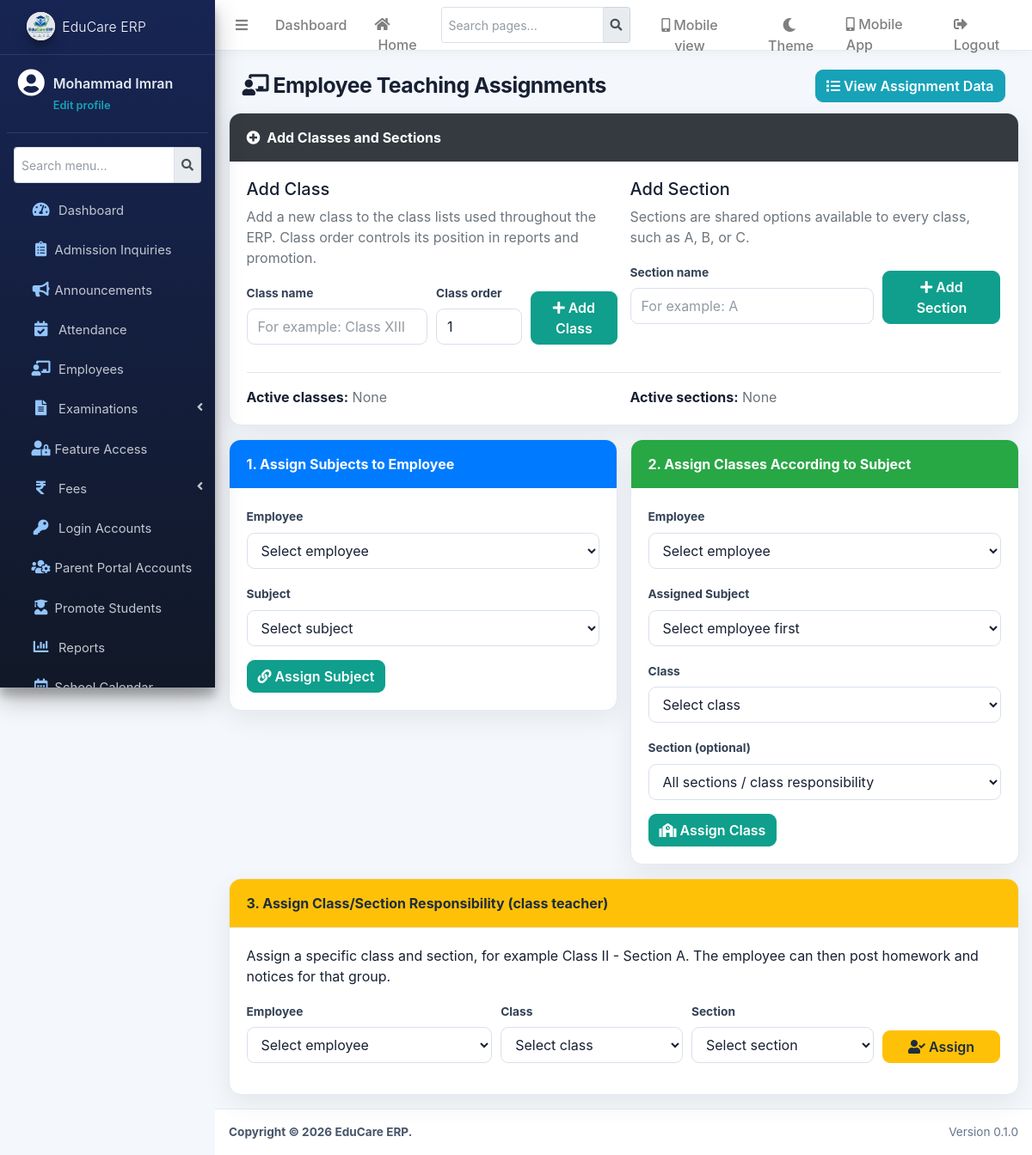
The page /modules/teachers/assignments.php (signed in) on the database as committed earlier.
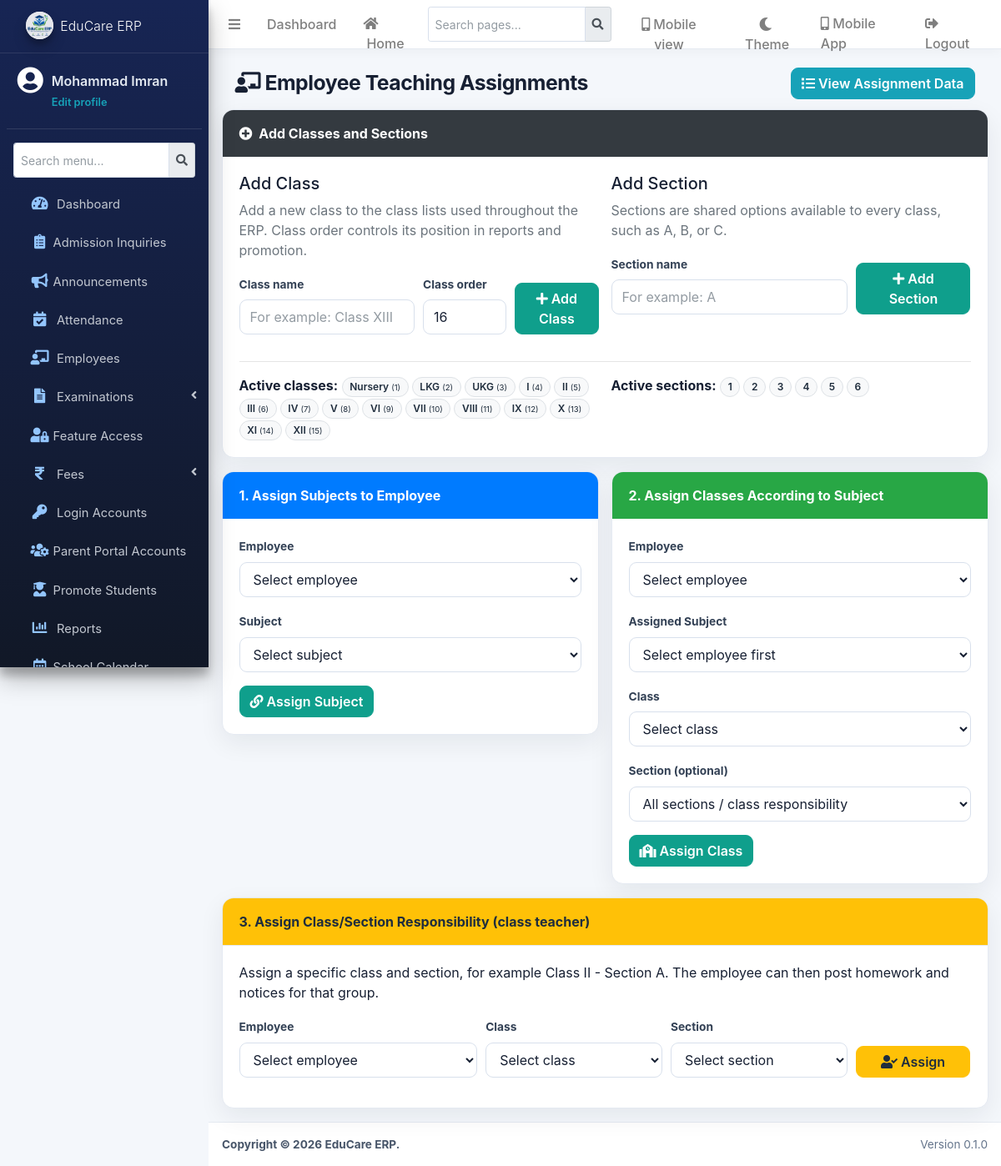
The same page on the database as committed later.
### tables this page shows
CREATE TABLE `classes` (
  `id` int(11) NOT NULL,
  `class_name` varchar(50) NOT NULL,
  `class_order` int(11) NOT NULL,
  `status` tinyint(1) DEFAULT 1,
  `created_at` timestamp NOT NULL DEFAULT current_timestamp()
);

CREATE TABLE `sections` (
  `id` int(11) NOT NULL,
  `section_name` varchar(10) NOT NULL,
  `status` tinyint(1) DEFAULT 1,
  `created_at` timestamp NOT NULL DEFAULT current_timestamp()
);

### modules/teachers/assignments.php (the view, shortened to what the changed rows need)
<?php
require_once '../../config/database.php';
require_once '../../includes/access.php';
$conn->set_charset('utf8mb4');
function assignment_e($value) { return htmlspecialchars((string)$value, ENT_QUOTES, 'UTF-8'); }
$teachers = array(); $subjects = array(); $classes = array(); $sections = array();
$r = $conn->query("SELECT id, full_name, designation FROM teachers WHERE status = 1 ORDER BY full_name"); while ($r && ($row = $r->fetch_assoc())) { $teachers[] = $row; }
$r = $conn->query("SELECT id, subject_name FROM subjects WHERE status = 1 ORDER BY subject_name"); while ($r && ($row = $r->fetch_assoc())) { $subjects[] = $row; }
$r = $conn->query("SELECT id, class_name, class_order FROM classes WHERE status = 1 ORDER BY class_order, id"); while ($r && ($row = $r->fetch_assoc())) { $classes[] = $row; }
$r = $conn->query("SELECT id, section_name FROM sections WHERE status = 1 ORDER BY section_name"); while ($r && ($row = $r->fetch_assoc())) { $sections[] = $row; }
$next_class_order = 1;
foreach ($classes as $class) {
    $next_class_order = max($next_class_order, (int)$class['class_order'] + 1);
}
?>
<?php include '../../includes/header.php'; ?><?php include '../../includes/navbar.php'; ?><?php include '../../includes/sidebar.php'; ?>
<div class="content-wrapper"><section class="content-header"><div class="container-fluid d-flex justify-content-between align-items-center"><h1><i class="fas fa-chalkboard-teacher"></i> Employee Teaching Assignments</h1><a href="assignments_view.php" class="btn btn-info"><i class="fas fa-list mr-1"></i>View Assignment Data</a></div></section><section class="content"><div class="container-fluid">
<div class="card"><div class="card-header bg-dark text-white"><i class="fas fa-plus-circle mr-1"></i> Add Classes and Sections</div><div class="card-body"><div class="row">
<div class="col-lg-6"><form method="post" class="form-row align-items-end"><div class="form-group col-md-3"><label>Class order</label><input type="number" name="class_order" class="form-control" min="1" max="999" value="<?= (int)$next_class_order; ?>" required></div></form></div>
</div><hr><div class="row"><div class="col-lg-6"><strong>Active classes:</strong> <?php if ($classes): ?><?php foreach ($classes as $class): ?><span class="badge badge-light border mr-1"><?= assignment_e($class['class_name']); ?> <small>(<?= (int)$class['class_order']; ?>)</small></span><?php endforeach; ?><?php else: ?><span class="text-muted">None</span><?php endif; ?></div><div class="col-lg-6"><strong>Active sections:</strong> <?php if ($sections): ?><?php foreach ($sections as $section): ?><span class="badge badge-light border mr-1"><?= assignment_e($section['section_name']); ?></span><?php endforeach; ?><?php else: ?><span class="text-muted">None</span><?php endif; ?></div></div></div></div>
</div></section></div><?php include '../../includes/footer.php'; ?>

Rows that differ between the two databases and show on the page:
added classes: class_name "Nursery", class_order "1"
added classes: class_name "LKG", class_order "2"
added classes: class_name "UKG", class_order "3"
added classes: class_name "I", class_order "4"
added classes: class_name "II", class_order "5"
added classes: class_name "III", class_order "6"
added classes: class_name "IV", class_order "7"
added classes: class_name "V", class_order "8"
added classes: class_name "VI", class_order "9"
added classes: class_name "VII", class_order "10"
added classes: class_name "VIII", class_order "11"
added classes: class_name "IX", class_order "12"
added classes: class_name "X", class_order "13"
added classes: class_name "XI", class_order "14"
added classes: class_name "XII", class_order "15"
added sections: section_name "1"
added sections: section_name "2"
added sections: section_name "3"
added sections: section_name "4"
added sections: section_name "5"
added sections: section_name "6"
Other text that changed with them:
form field class_order: "1" → "16"
text no longer shown: "None None"
